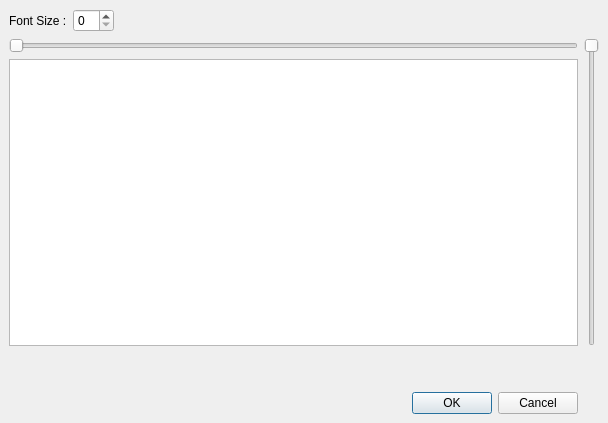
<ui version="4.0" >
 <class>Dialog</class>
 <widget class="QDialog" name="Dialog" >
  <property name="geometry" >
   <rect>
    <x>0</x>
    <y>0</y>
    <width>608</width>
    <height>423</height>
   </rect>
  </property>
  <property name="windowTitle" >
   <string>Subtitle Font Size and Position</string>
  </property>
  <layout class="QGridLayout" >
   <property name="margin" >
    <number>9</number>
   </property>
   <property name="spacing" >
    <number>6</number>
   </property>
   <item row="4" column="2" >
    <widget class="QDialogButtonBox" name="buttonBox" >
     <property name="orientation" >
      <enum>Qt::Horizontal</enum>
     </property>
     <property name="standardButtons" >
      <set>QDialogButtonBox::Cancel|QDialogButtonBox::NoButton|QDialogButtonBox::Ok</set>
     </property>
    </widget>
   </item>
   <item row="3" column="2" >
    <spacer>
     <property name="orientation" >
      <enum>Qt::Vertical</enum>
     </property>
     <property name="sizeType" >
      <enum>QSizePolicy::Ignored</enum>
     </property>
     <property name="sizeHint" >
      <size>
       <width>20</width>
       <height>40</height>
      </size>
     </property>
    </spacer>
   </item>
   <item rowspan="2" row="1" column="3" >
    <widget class="QSlider" name="verticalSlider" >
     <property name="orientation" >
      <enum>Qt::Vertical</enum>
     </property>
     <property name="invertedAppearance" >
      <bool>true</bool>
     </property>
     <property name="invertedControls" >
      <bool>false</bool>
     </property>
    </widget>
   </item>
   <item row="2" column="0" colspan="3" >
    <widget class="QGraphicsView" name="graphicsView" />
   </item>
   <item row="1" column="0" colspan="3" >
    <widget class="QSlider" name="horizontalSlider" >
     <property name="orientation" >
      <enum>Qt::Horizontal</enum>
     </property>
    </widget>
   </item>
   <item row="0" column="1" >
    <widget class="QSpinBox" name="spinBox" />
   </item>
   <item row="0" column="0" >
    <widget class="QLabel" name="label_3" >
     <property name="text" >
      <string>Font Size :</string>
     </property>
    </widget>
   </item>
   <item row="0" column="2" >
    <spacer>
     <property name="orientation" >
      <enum>Qt::Horizontal</enum>
     </property>
     <property name="sizeHint" >
      <size>
       <width>40</width>
       <height>20</height>
      </size>
     </property>
    </spacer>
   </item>
  </layout>
 </widget>
 <resources/>
 <connections>
  <connection>
   <sender>buttonBox</sender>
   <signal>accepted()</signal>
   <receiver>Dialog</receiver>
   <slot>accept()</slot>
   <hints>
    <hint type="sourcelabel" >
     <x>248</x>
     <y>254</y>
    </hint>
    <hint type="destinationlabel" >
     <x>157</x>
     <y>274</y>
    </hint>
   </hints>
  </connection>
  <connection>
   <sender>buttonBox</sender>
   <signal>rejected()</signal>
   <receiver>Dialog</receiver>
   <slot>reject()</slot>
   <hints>
    <hint type="sourcelabel" >
     <x>316</x>
     <y>260</y>
    </hint>
    <hint type="destinationlabel" >
     <x>286</x>
     <y>274</y>
    </hint>
   </hints>
  </connection>
 </connections>
</ui>
